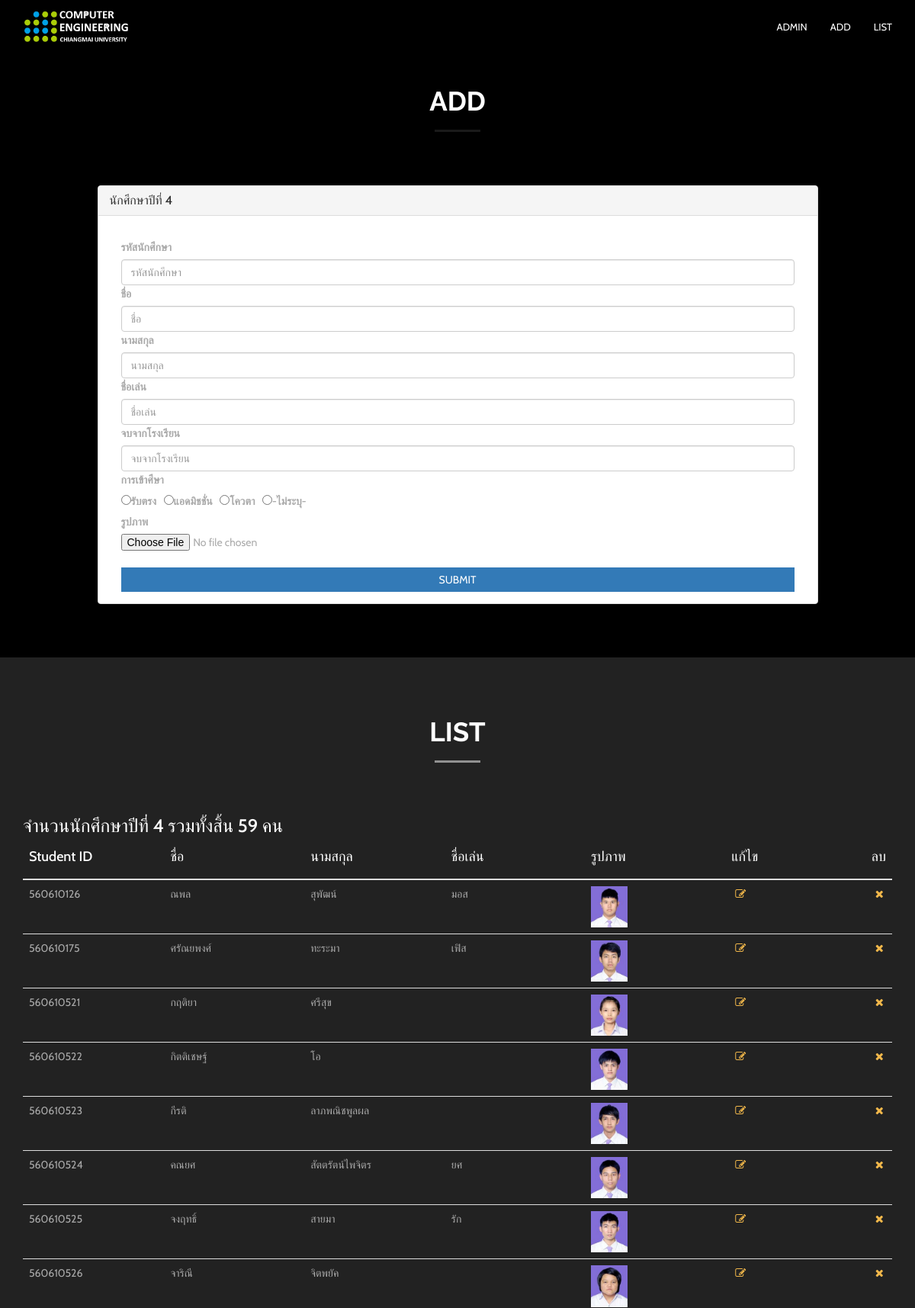
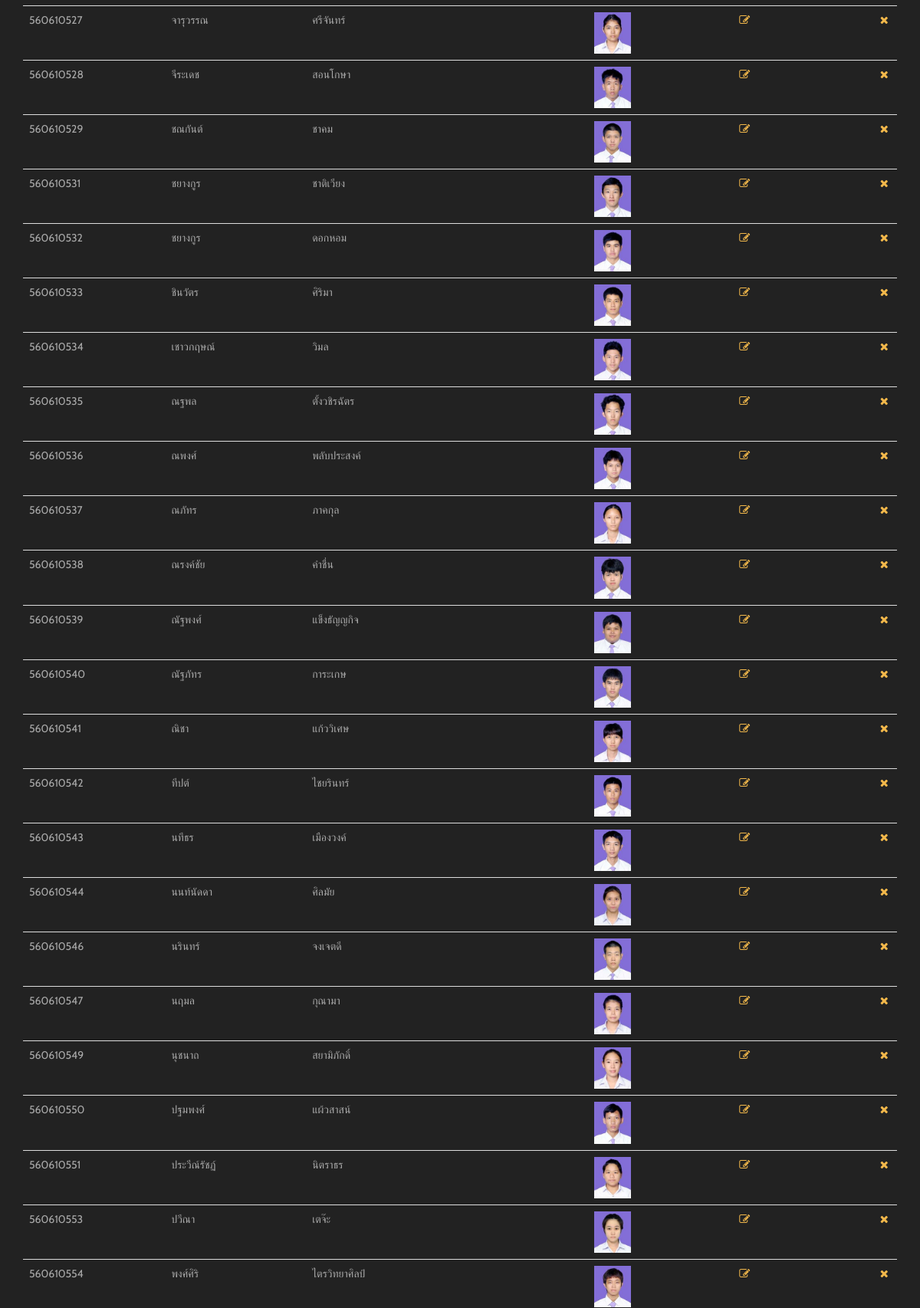
The app's page /senior/senior_form.php (upper part) with its own data (2 pictures, top to bottom).
### tables this page shows
CREATE TABLE `senior` (
  `id` int(11) NOT NULL,
  `student_id` int(9) NOT NULL,
  `firstname` varchar(20) NOT NULL,
  `lastname` varchar(20) NOT NULL,
  `nickname` varchar(20) NOT NULL,
  `school` varchar(50) NOT NULL,
  `entrance` varchar(20) NOT NULL,
  `img` text NOT NULL
);

### senior/senior_form.php (the view, shortened to what this page needs)
<!DOCTYPE html>
<html lang="en">
<head>
    <link href="../bootstrap/css/bootstrap.min.css" rel="stylesheet">
    <link href="../font-awesome/css/font-awesome.min.css" rel="stylesheet">
    <link href="../css/flexslider.css" rel="stylesheet" type="text/css" media="screen">
    <link href="../css/owl.carousel.css" rel="stylesheet" type="text/css" media="screen">
    <link href="../css/owl.theme.css" rel="stylesheet" type="text/css" media="screen">
    <link rel="stylesheet" type="text/css" href="../css/jquery-ui.min.css" media="screen">
    <link href="../lightbox2/dist/css/lightbox.css" rel="stylesheet">
    <link href="../css/restaurant-onepage-dark.css" rel="stylesheet" type="text/css" media="screen">
      </head>
      <body data-spy="scroll">
        <nav class="navbar navbar-inverse navbar-fixed-top">
            <div class="container">
                <div class="navbar-header">
                    <a href="../index.html"><img src="../img/logo.png" alt = "img" width = "140"></a>
                </div>
                <div id="navbar" class="navbar-collapse collapse">
                    <ul class="nav navbar-nav scroll-to navbar-right">
                        <li><a href="../admin/index.html">Admin</a></li>
                        <li><a href="#add">Add</a></li>
                        <li><a href="#list">List</a></li>
                    </ul>
                </div>
            </div>
        </nav>
        <section id="add" class="about-section" >
            <div class="container">
                <div class="row">
                    <div class="col-sm-6 col-sm-offset-3 center-title text-center">
                        <h3><br>Add</h3>
                        <span class="center-line"></span>
                    </div>
                </div>
                <div class="row">
                  <div class="col-xs-offset-1 col-xs-10">
                <div class="panel panel-default formPanel">
                          <div class="panel-heading bg-color-1 border-color-1">
                            <h3 class="panel-title">นักศึกษาปีที่ 4</h3>
                          </div>
                          <div class="panel-body">
                                <form action="senior_add.php" method="POST" role="form" enctype="multipart/form-data">
                                      <div class="form-group formField">
                                        <div class="col-xs-12">
                                           <label for="">รหัสนักศึกษา</label>
                                           <input type="text" class="form-control" name="student_id" placeholder="รหัสนักศึกษา" required>
                                        </div>
                                      </div>
                                      <div class="form-group formField">
                                        <div class="col-xs-12">
                                           <label for="">ชื่อ</label>
                                           <input type="text" class="form-control" name="firstname" placeholder="ชื่อ" required>
                                        </div>
                                      </div>
                                       <div class="form-group formField">
                                        <div class="col-xs-12">
                                              <label for="">นามสกุล</label>
                                               <input type="text" class="form-control" name="lastname" placeholder="นามสกุล" required>
                                        </div>
                                      </div>
                                      <div class="form-group formField">
                                        <div class="col-xs-12">
                                              <label for="">ชื่อเล่น</label>
                                               <input type="text" class="form-control" name="nickname" placeholder="ชื่อเล่น" required>
                                        </div>
                                      <div class="form-group formField">
                                        <div class="col-xs-12">
                                           <label for="">จบจากโรงเรียน</label>
                                           <input type="text" class="form-control" name="school" placeholder="จบจากโรงเรียน" required>
                                        </div>
                                      </div>
                                      <div class="form-group formField">
                                        <div class="col-xs-12">
                                           <label for="">การเข้าศึษา</label> <br>
                                           <label><input type="radio" name="entrance" value="รับตรง">รับตรง&nbsp;&nbsp;</label>
                                            <label><input type="radio" name="entrance" value="แอดมิชชั่น">แอดมิชชั่น&nbsp;&nbsp;</label>
                                            <label><input type="radio" name="entrance" value="โควตา">โควตา&nbsp;&nbsp;</label>
                                            <label><input type="radio" name="entrance" value="ไม่ระบุ">-ไม่ระบุ-&nbsp;&nbsp;</label>
                                        </div>
                                      </div>
                                      <div class="form-group">
                                        <div class="col-xs-12">
                                              <label for="">รูปภาพ</label>
                                              <input type="file" name="img" id="img" required>
                                            </div>
                                      </div>
                                      <div class="form-group formField">
                                            <div class="col-xs-12">
                                                <input type="submit" class="btn btn-primary btn-block bg-color-3 border-color-3" value="Submit">
                                            </div>
                                      </div>
                                </form>
                   </div>
                </div>
             </div>
         </div>
     </div>
</section>
<section id="list" class="testimonials">
    <div class="container">
        <div class="row">
            <div class="col-sm-6 col-sm-offset-3 center-title text-center">
                <h3>List</h3>
                <span class="center-line"></span>
            </div>
        </div>
        <div class="row">
            <?php
            $servername = "localhost";
            $username = "root";
            $password = "";
            $dbname = "group6";
            $conn = new mysqli($servername, $username, $password,$dbname);
            mysqli_set_charset($conn, "utf8");
            $sql = "SELECT * FROM senior";
            $result = $conn->query($sql);
            ?>
            <div class="col-xs-12">
                <h3 class="color-1">จำนวนนักศึกษาปีที่ 4 รวมทั้งสิ้น <?=$result->num_rows?> คน</h3>
                <div class="table-responsive">
                  <table class="table table-curved">
                    <thead>
                      <tr>
                        <th class="col-sm-2"><h4>Student ID</h4></th>
                        <th class="col-sm-2"><h4>ชื่อ</h4></th>
                        <th class="col-sm-2"><h4>นามสกุล</h4></th>
                        <th class="col-sm-2"><h4>ชื่อเล่น</h4></th>
                        <th class="col-sm-2"><h4>รูปภาพ</h4></th>
                        <th class="col-sm-2"><h4>แก้ไข</h4></th>
                        <th class="col-sm-2"><h4>ลบ</h4></th>
                    </tr>
                </thead>
                <tbody>
                   <?php while($row = $result->fetch_assoc()): ?>
                    <tr>
                        <td><?=$row["student_id"]?></td>
                        <td><?=$row["firstname"]?></td>
                        <td><?=$row["lastname"]?></td>
                        <td><?=$row["nickname"]?></td>
                        <td><img src="<?=$row["img"]?>" width="48" >
                        <td><a href="senior_form_edit.php?id=<?=$row["id"]?>"><i class="fa fa-pencil-square-o"></td>
                        <td><a href="senior_delete.php?id=<?=$row["id"]?>"><i class="fa fa-times"></td>
                    </tr>
                <?php endwhile; ?>
            </tbody>
        </table>
    </div>
</div><?php $conn->close(); ?>
</div>
</div>
</section>
</body>
</html

### css/restaurant-onepage-dark.css (style rules this page uses)
html, body { height: 100%; }
body { font-family: "Cabin", sans-serif; line-height: 22px; color: #aaa; -webkit-font-smoothing: antialiased; -webkit-text-size-adjust: 100%; -ms-text-size-adjust: 100%; background-color: #222; }
a { color: #f2b84b; }
a i { margin-left: 5px; }
a, button { -moz-transition: all 0.3s; -o-transition: all 0.3s; -webkit-transition: all 0.3s; transition: all 0.3s; border: 0px; background-color: transparent; }
a, a:hover, a:focus, button, button:focus { text-decoration: none; outline: 0 !important; }
h1, h1, h3, h4, h5, h6 { margin-top: 0px; color: #fff; }
.center-title { margin-bottom: 50px; }
.center-title h3 { text-transform: uppercase; font-weight: 700; margin: 0px; font-size: 35px; line-height: 35px; font-family: "Raleway", sans-serif; }
.center-title .center-line { display: block; margin: 20px auto; height: 3px; text-align: center; width: 60px; background-color: rgba(255, 255, 255, 0.1); }
.center-line { display: block; margin: 10px auto; height: 3px; text-align: center; width: 60px; background-color: rgba(255, 255, 255, 0.2); }
.btn { -webkit-border-radius: 0px; -moz-border-radius: 0px; -ms-border-radius: 0px; border-radius: 0px; border: 0px; text-transform: uppercase; }
.navbar-inverse { background-color: rgba(0, 0, 0, 0.5); border: 0px; padding: 10px 0; -moz-transition: all 0.5s ease-in-out; -o-transition: all 0.5s ease-in-out; -webkit-transition: all 0.5s ease-in-out; transition: all 0.5s ease-in-out; }
.navbar-inverse .navbar-nav > li > a { color: #fff; text-transform: uppercase; font-size: 13px; }
.about-section { padding-top: 80px; padding-bottom: 50px; background-color: #000000; }
.testimonials { padding: 80px 0; }
.testimonials .center-title h3 { color: #fff; }
.testimonials .center-line { background-color: rgba(255, 255, 255, 0.5); }
* { padding: 0; margin: 0; }
* { word-wrap: break-word; }

### records on screen
senior: student "560610126", firstname "ณพล", lastname "สุพัฒน์", nickname "มอส", img (picture)
senior: student "560610175", firstname "ศรัณยพงศ์", lastname "ทะระมา", nickname "เฟิส", img (picture)
senior: student "560610521", firstname "กฤติยา", lastname "ศรีสุข", img (picture)
senior: student "560610522", firstname "กิตติเชษฐ์", lastname "โอ", img (picture)
senior: student "560610523", firstname "กีรติ", lastname "ลาภพณิชพูลผล", img (picture)
senior: student "560610524", firstname "คณยศ", lastname "สัตตรัตน์ไพจิตร", nickname "ยศ", img (picture)
senior: student "560610525", firstname "จงฤทธิ์", lastname "สายมา", nickname "รัก", img (picture)
senior: student "560610526", firstname "จาริณี", lastname "จิตพยัค", img (picture)
senior: student "560610527", firstname "จารุวรรณ", lastname "ศรีจันทร์", img (picture)
senior: student "560610528", firstname "จีระเดช", lastname "สอนโกษา", img (picture)
senior: student "560610529", firstname "ชณกันต์", lastname "ชาคม", img (picture)
senior: student "560610531", firstname "ชยางกูร", lastname "ชาติเวียง", img (picture)
senior: student "560610532", firstname "ชยางกูร", lastname "ดอกหอม", img (picture)
senior: student "560610533", firstname "ชินวัตร", lastname "ศิริมา", img (picture)
senior: student "560610534", firstname "เชาวกฤษณ์", lastname "วิมล", img (picture)
senior: student "560610535", firstname "ณฐพล", lastname "ตั้งวชิรฉัตร", img (picture)
senior: student "560610536", firstname "ณพงศ์", lastname "พลับประสงค์", img (picture)
senior: student "560610537", firstname "ณภัทร", lastname "ภาคกุล", img (picture)
senior: student "560610538", firstname "ณรงค์ชัย", lastname "คำชื่น", img (picture)
senior: student "560610539", firstname "ณัฐพงศ์", lastname "แข็งธัญญกิจ", img (picture)
senior: student "560610540", firstname "ณัฐภัทร", lastname "การะเกษ", img (picture)
senior: student "560610541", firstname "ณิชา", lastname "แก้ววิเศษ", img (picture)
senior: student "560610542", firstname "ทีปต์", lastname "ไชยรินทร์", img (picture)
senior: student "560610543", firstname "นทีธร", lastname "เมืองวงค์", img (picture)
senior: student "560610544", firstname "นนท์นัดดา", lastname "ศิลมัย", img (picture)
senior: student "560610546", firstname "นรินทร์", lastname "จงเจตดี", img (picture)
senior: student "560610547", firstname "นฤมล", lastname "กุณามา", img (picture)
senior: student "560610549", firstname "นุชนาถ", lastname "สยามิภักดิ์", img (picture)
senior: student "560610550", firstname "ปฐมพงศ์", lastname "แผ้วสาสน์", img (picture)
senior: student "560610551", firstname "ประวีณ์รัชฏ์", lastname "นิตราธร", img (picture)
senior: student "560610553", firstname "ปวีณา", lastname "เตจ๊ะ", img (picture)
senior: student "560610554", firstname "พงศ์ศิริ", lastname "ไตรวิทยาศิลป์", img (picture)

### other values on screen
$result->num_rows "59"
